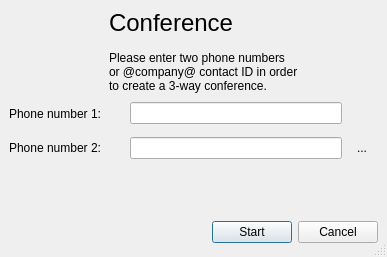
<ui version="4.0" >
 <author></author>
 <comment></comment>
 <exportmacro></exportmacro>
 <class>ConferenceCallWidget</class>
 <widget class="QDialog" name="ConferenceCallWidget" >
  <property name="geometry" >
   <rect>
    <x>0</x>
    <y>0</y>
    <width>387</width>
    <height>257</height>
   </rect>
  </property>
  <property name="windowTitle" >
   <string>@product@ - Create a Conference</string>
  </property>
  <property name="sizeGripEnabled" >
   <bool>true</bool>
  </property>
  <layout class="QGridLayout" >
   <property name="margin" >
    <number>9</number>
   </property>
   <property name="spacing" >
    <number>6</number>
   </property>
   <item row="2" column="0" >
    <spacer>
     <property name="orientation" >
      <enum>Qt::Vertical</enum>
     </property>
     <property name="sizeHint" >
      <size>
       <width>369</width>
       <height>16</height>
      </size>
     </property>
    </spacer>
   </item>
   <item row="3" column="0" >
    <layout class="QHBoxLayout" >
     <property name="margin" >
      <number>0</number>
     </property>
     <property name="spacing" >
      <number>6</number>
     </property>
     <item>
      <spacer>
       <property name="orientation" >
        <enum>Qt::Horizontal</enum>
       </property>
       <property name="sizeHint" >
        <size>
         <width>131</width>
         <height>31</height>
        </size>
       </property>
      </spacer>
     </item>
     <item>
      <widget class="QPushButton" name="startButton" >
       <property name="text" >
        <string>Start</string>
       </property>
      </widget>
     </item>
     <item>
      <widget class="QPushButton" name="cancelButton" >
       <property name="text" >
        <string>Cancel</string>
       </property>
      </widget>
     </item>
    </layout>
   </item>
   <item row="0" column="0" >
    <widget class="QLabel" name="headerLabel" >
     <property name="palette" >
      <palette>
       <active>
        <color>
         <red>0</red>
         <green>0</green>
         <blue>0</blue>
        </color>
        <color>
         <red>212</red>
         <green>208</green>
         <blue>200</blue>
        </color>
        <color>
         <red>255</red>
         <green>255</green>
         <blue>255</blue>
        </color>
        <color>
         <red>234</red>
         <green>229</green>
         <blue>220</blue>
        </color>
        <color>
         <red>128</red>
         <green>128</green>
         <blue>128</blue>
        </color>
        <color>
         <red>141</red>
         <green>139</green>
         <blue>133</blue>
        </color>
        <color>
         <red>255</red>
         <green>255</green>
         <blue>255</blue>
        </color>
        <color>
         <red>255</red>
         <green>255</green>
         <blue>255</blue>
        </color>
        <color>
         <red>0</red>
         <green>0</green>
         <blue>0</blue>
        </color>
        <color>
         <red>255</red>
         <green>255</green>
         <blue>255</blue>
        </color>
        <color>
         <red>212</red>
         <green>208</green>
         <blue>200</blue>
        </color>
        <color>
         <red>64</red>
         <green>64</green>
         <blue>64</blue>
        </color>
        <color>
         <red>10</red>
         <green>36</green>
         <blue>106</blue>
        </color>
        <color>
         <red>255</red>
         <green>255</green>
         <blue>255</blue>
        </color>
        <color>
         <red>0</red>
         <green>0</green>
         <blue>255</blue>
        </color>
        <color>
         <red>255</red>
         <green>0</green>
         <blue>255</blue>
        </color>
        <color>
         <red>232</red>
         <green>232</green>
         <blue>232</blue>
        </color>
       </active>
       <inactive>
        <color>
         <red>0</red>
         <green>0</green>
         <blue>0</blue>
        </color>
        <color>
         <red>212</red>
         <green>208</green>
         <blue>200</blue>
        </color>
        <color>
         <red>255</red>
         <green>255</green>
         <blue>255</blue>
        </color>
        <color>
         <red>234</red>
         <green>229</green>
         <blue>220</blue>
        </color>
        <color>
         <red>128</red>
         <green>128</green>
         <blue>128</blue>
        </color>
        <color>
         <red>141</red>
         <green>139</green>
         <blue>133</blue>
        </color>
        <color>
         <red>255</red>
         <green>255</green>
         <blue>255</blue>
        </color>
        <color>
         <red>255</red>
         <green>255</green>
         <blue>255</blue>
        </color>
        <color>
         <red>0</red>
         <green>0</green>
         <blue>0</blue>
        </color>
        <color>
         <red>255</red>
         <green>255</green>
         <blue>255</blue>
        </color>
        <color>
         <red>212</red>
         <green>208</green>
         <blue>200</blue>
        </color>
        <color>
         <red>64</red>
         <green>64</green>
         <blue>64</blue>
        </color>
        <color>
         <red>212</red>
         <green>208</green>
         <blue>200</blue>
        </color>
        <color>
         <red>0</red>
         <green>0</green>
         <blue>0</blue>
        </color>
        <color>
         <red>0</red>
         <green>0</green>
         <blue>255</blue>
        </color>
        <color>
         <red>255</red>
         <green>0</green>
         <blue>255</blue>
        </color>
        <color>
         <red>232</red>
         <green>232</green>
         <blue>232</blue>
        </color>
       </inactive>
       <disabled>
        <color>
         <red>106</red>
         <green>104</green>
         <blue>100</blue>
        </color>
        <color>
         <red>212</red>
         <green>208</green>
         <blue>200</blue>
        </color>
        <color>
         <red>255</red>
         <green>255</green>
         <blue>255</blue>
        </color>
        <color>
         <red>233</red>
         <green>231</green>
         <blue>227</blue>
        </color>
        <color>
         <red>128</red>
         <green>128</green>
         <blue>128</blue>
        </color>
        <color>
         <red>141</red>
         <green>139</green>
         <blue>133</blue>
        </color>
        <color>
         <red>106</red>
         <green>104</green>
         <blue>100</blue>
        </color>
        <color>
         <red>255</red>
         <green>255</green>
         <blue>255</blue>
        </color>
        <color>
         <red>106</red>
         <green>104</green>
         <blue>100</blue>
        </color>
        <color>
         <red>212</red>
         <green>208</green>
         <blue>200</blue>
        </color>
        <color>
         <red>212</red>
         <green>208</green>
         <blue>200</blue>
        </color>
        <color>
         <red>0</red>
         <green>0</green>
         <blue>0</blue>
        </color>
        <color>
         <red>10</red>
         <green>36</green>
         <blue>106</blue>
        </color>
        <color>
         <red>255</red>
         <green>255</green>
         <blue>255</blue>
        </color>
        <color>
         <red>0</red>
         <green>0</green>
         <blue>255</blue>
        </color>
        <color>
         <red>255</red>
         <green>0</green>
         <blue>255</blue>
        </color>
        <color>
         <red>232</red>
         <green>232</green>
         <blue>232</blue>
        </color>
       </disabled>
      </palette>
     </property>
     <property name="text" >
      <string>&lt;span style=" font-size:18pt;">Conference&lt;/span>&lt;br />&lt;br />Please enter two phone numbers &lt;/p>&lt;p style=" margin-top:0px; margin-bottom:0px; margin-left:0px; margin-right:0px; -qt-block-indent:0; text-indent:0px;">or @company@ contact ID in order&lt;/p>&lt;p style=" margin-top:0px; margin-bottom:0px; margin-left:0px; margin-right:0px; -qt-block-indent:0; text-indent:0px;">to create a 3-way conference.&lt;/p></string>
     </property>
     <property name="indent" >
      <number>100</number>
     </property>
    </widget>
   </item>
   <item row="1" column="0" >
    <layout class="QGridLayout" >
     <property name="margin" >
      <number>0</number>
     </property>
     <property name="spacing" >
      <number>6</number>
     </property>
     <item row="0" column="1" >
      <widget class="QLineEdit" name="phoneNumber1LineEdit" >
       <property name="minimumSize" >
        <size>
         <width>212</width>
         <height>0</height>
        </size>
       </property>
       <property name="maximumSize" >
        <size>
         <width>212</width>
         <height>16777215</height>
        </size>
       </property>
      </widget>
     </item>
     <item row="1" column="1" >
      <widget class="QLineEdit" name="phoneNumber2LineEdit" >
       <property name="minimumSize" >
        <size>
         <width>212</width>
         <height>0</height>
        </size>
       </property>
       <property name="maximumSize" >
        <size>
         <width>212</width>
         <height>16777215</height>
        </size>
       </property>
      </widget>
     </item>
     <item row="1" column="0" >
      <widget class="QLabel" name="label_2" >
       <property name="text" >
        <string>Phone number 2:</string>
       </property>
      </widget>
     </item>
     <item row="0" column="0" >
      <widget class="QLabel" name="label" >
       <property name="text" >
        <string>Phone number 1:</string>
       </property>
      </widget>
     </item>
     <item row="0" column="2" >
      <widget class="QToolButton" name="peer1ToolButton" >
       <property name="minimumSize" >
        <size>
         <width>28</width>
         <height>28</height>
        </size>
       </property>
       <property name="text" >
        <string/>
       </property>
       <property name="icon" >
        <iconset resource="../../../../resources/wengophone.qrc" >:/pics/iconbar/add_contact.png</iconset>
       </property>
       <property name="iconSize" >
        <size>
         <width>22</width>
         <height>22</height>
        </size>
       </property>
       <property name="autoRaise" >
        <bool>true</bool>
       </property>
      </widget>
     </item>
     <item row="1" column="2" >
      <widget class="QToolButton" name="peer2ToolButton" >
       <property name="minimumSize" >
        <size>
         <width>28</width>
         <height>28</height>
        </size>
       </property>
       <property name="text" >
        <string>...</string>
       </property>
       <property name="icon" >
        <iconset resource="../../../../resources/wengophone.qrc" >:/pics/iconbar/add_contact.png</iconset>
       </property>
       <property name="iconSize" >
        <size>
         <width>22</width>
         <height>22</height>
        </size>
       </property>
       <property name="autoRaise" >
        <bool>true</bool>
       </property>
      </widget>
     </item>
    </layout>
   </item>
  </layout>
 </widget>
 <pixmapfunction></pixmapfunction>
 <tabstops>
  <tabstop>phoneNumber1LineEdit</tabstop>
  <tabstop>phoneNumber2LineEdit</tabstop>
  <tabstop>peer1ToolButton</tabstop>
  <tabstop>peer2ToolButton</tabstop>
  <tabstop>startButton</tabstop>
  <tabstop>cancelButton</tabstop>
 </tabstops>
 <resources>
  <include location="../../../../resources/wengophone.qrc" />
 </resources>
 <connections>
  <connection>
   <sender>cancelButton</sender>
   <signal>clicked()</signal>
   <receiver>ConferenceCallWidget</receiver>
   <slot>reject()</slot>
   <hints>
    <hint type="sourcelabel" >
     <x>369</x>
     <y>253</y>
    </hint>
    <hint type="destinationlabel" >
     <x>179</x>
     <y>282</y>
    </hint>
   </hints>
  </connection>
 </connections>
</ui>
